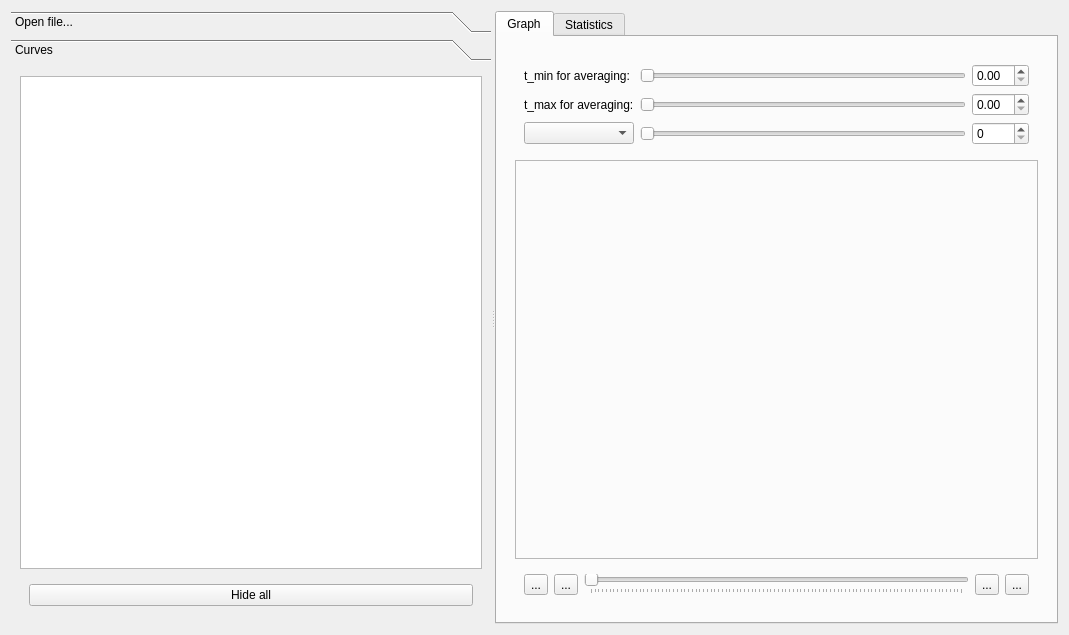
<?xml version="1.0" encoding="UTF-8"?>
<ui version="4.0">
 <class>gmx_extract_energy</class>
 <widget class="QWidget" name="gmx_extract_energy">
  <property name="geometry">
   <rect>
    <x>0</x>
    <y>0</y>
    <width>1069</width>
    <height>635</height>
   </rect>
  </property>
  <property name="sizePolicy">
   <sizepolicy hsizetype="Preferred" vsizetype="Expanding">
    <horstretch>0</horstretch>
    <verstretch>0</verstretch>
   </sizepolicy>
  </property>
  <property name="windowTitle">
   <string>gmx_extract_energy</string>
  </property>
     <layout class="QVBoxLayout" name="verticalLayout_7">
   <item>
    <widget class="QSplitter" name="splitter">
     <property name="orientation">
      <enum>Qt::Horizontal</enum>
     </property>
     <widget class="QToolBox" name="toolBox">
      <property name="currentIndex">
       <number>1</number>
      </property>
      <widget class="QWidget" name="pageOpenFile">
       <property name="geometry">
        <rect>
         <x>0</x>
         <y>0</y>
            <width>473</width>
            <height>555</height>
        </rect>
       </property>
       <attribute name="label">
        <string>Open file...</string>
       </attribute>
       <layout class="QVBoxLayout" name="verticalLayout_3">
        <item>
         <widget class="QTreeView" name="treeViewOpenFile"/>
        </item>
       </layout>
      </widget>
      <widget class="QWidget" name="pageCurves">
       <property name="geometry">
        <rect>
         <x>0</x>
         <y>0</y>
            <width>473</width>
            <height>555</height>
        </rect>
       </property>
       <attribute name="label">
        <string>Curves</string>
       </attribute>
       <layout class="QVBoxLayout" name="verticalLayout_2">
        <item>
         <widget class="QTreeView" name="treeViewCurves"/>
        </item>
        <item>
         <widget class="QWidget" name="widget_3" native="true">
          <layout class="QHBoxLayout" name="horizontalLayout_3">
           <item>
            <widget class="QPushButton" name="hideAllPushButton">
             <property name="text">
              <string>Hide all</string>
             </property>
            </widget>
           </item>
          </layout>
         </widget>
        </item>
       </layout>
      </widget>
     </widget>
        <widget class="QTabWidget" name="tabWidget">
            <property name="currentIndex">
                <number>0</number>
            </property>
            <widget class="QWidget" name="tab">
                <attribute name="title">
                    <string>Graph</string>
                </attribute>
                <layout class="QVBoxLayout" name="verticalLayout_6">
                    <item>
                        <widget class="QWidget" name="widget" native="true">
                            <property name="sizePolicy">
                                <sizepolicy hsizetype="Preferred" vsizetype="Expanding">
                                    <horstretch>0</horstretch>
                                    <verstretch>0</verstretch>
                                </sizepolicy>
                            </property>
                            <layout class="QVBoxLayout" name="verticalLayout">
                                <item>
                                    <widget class="QWidget" name="widget_4" native="true">
                                        <layout class="QGridLayout" name="gridLayout">
                                            <item row="0" column="0">
                                                <widget class="QLabel" name="label">
                                                    <property name="text">
                                                        <string>t_min for averaging:</string>
                                                    </property>
                                                </widget>
                                            </item>
                                            <item row="0" column="1">
                                                <widget class="QSlider" name="tminSlider">
                                                    <property name="orientation">
                                                        <enum>Qt::Horizontal</enum>
                                                    </property>
                                                </widget>
                                            </item>
                                            <item row="0" column="2">
                                                <widget class="QDoubleSpinBox" name="tminSpinBox"/>
                                            </item>
                                            <item row="1" column="0">
                                                <widget class="QLabel" name="label_2">
                                                    <property name="text">
                                                        <string>t_max for averaging:</string>
                                                    </property>
                                                </widget>
                                            </item>
                                            <item row="1" column="1">
                                                <widget class="QSlider" name="tmaxSlider">
                                                    <property name="orientation">
                                                        <enum>Qt::Horizontal</enum>
                                                    </property>
                                                </widget>
                                            </item>
                                            <item row="1" column="2">
                                                <widget class="QDoubleSpinBox" name="tmaxSpinBox"/>
                                            </item>
                                            <item row="2" column="1">
                                                <widget class="QSlider" name="smoothingSlider">
                                                    <property name="maximum">
                                                        <number>100</number>
                                                    </property>
                                                    <property name="orientation">
                                                        <enum>Qt::Horizontal</enum>
                                                    </property>
                                                </widget>
                                            </item>
                                            <item row="2" column="2">
                                                <widget class="QSpinBox" name="smoothingSpinBox"/>
                                            </item>
                                            <item row="2" column="0">
                                                <widget class="QComboBox" name="smoothingFunctionComboBox"/>
                                            </item>
                                        </layout>
                                    </widget>
                                </item>
                                <item>
                                    <widget class="QFrame" name="figureFrame">
                                        <property name="sizePolicy">
                                            <sizepolicy hsizetype="Preferred" vsizetype="Expanding">
                                                <horstretch>0</horstretch>
                                                <verstretch>0</verstretch>
                                            </sizepolicy>
                                        </property>
                                        <property name="frameShape">
                                            <enum>QFrame::StyledPanel</enum>
                                        </property>
                                        <property name="frameShadow">
                                            <enum>QFrame::Raised</enum>
                                        </property>
                                        <layout class="QVBoxLayout" name="verticalLayout_5">
                                            <item>
                                                <layout class="QVBoxLayout" name="verticalLayoutFigure"/>
                                            </item>
                                        </layout>
                                    </widget>
                                </item>
                                <item>
                                    <widget class="QWidget" name="widget_2" native="true">
                                        <property name="sizePolicy">
                                            <sizepolicy hsizetype="Preferred" vsizetype="Minimum">
                                                <horstretch>0</horstretch>
                                                <verstretch>0</verstretch>
                                            </sizepolicy>
                                        </property>
                                        <layout class="QHBoxLayout" name="horizontalLayout_2">
                                            <item>
                                                <widget class="QToolButton" name="toolButtonGoFirst">
                                                    <property name="text">
                                                        <string>...</string>
                                                    </property>
                                                    <property name="icon">
                                                        <iconset theme="go-first">
                                                            <normaloff>.</normaloff>.
                                                        </iconset>
                                                    </property>
                                                </widget>
                                            </item>
                                            <item>
                                                <widget class="QToolButton" name="toolButtonGoPrevious">
                                                    <property name="text">
                                                        <string>...</string>
                                                    </property>
                                                    <property name="icon">
                                                        <iconset theme="go-previous">
                                                            <normaloff>.</normaloff>.
                                                        </iconset>
                                                    </property>
                                                </widget>
                                            </item>
                                            <item>
                                                <widget class="QSlider" name="horizontalSliderCursor">
                                                    <property name="orientation">
                                                        <enum>Qt::Horizontal</enum>
                                                    </property>
                                                    <property name="tickPosition">
                                                        <enum>QSlider::TicksBelow</enum>
                                                    </property>
                                                </widget>
                                            </item>
                                            <item>
                                                <widget class="QToolButton" name="toolButtonGoNext">
                                                    <property name="text">
                                                        <string>...</string>
                                                    </property>
                                                    <property name="icon">
                                                        <iconset theme="go-next">
                                                            <normaloff>.</normaloff>.
                                                        </iconset>
                                                    </property>
                                                </widget>
                                            </item>
                                            <item>
                                                <widget class="QToolButton" name="toolButtonGoLast">
                                                    <property name="text">
                                                        <string>...</string>
                                                    </property>
                                                    <property name="icon">
                                                        <iconset theme="go-last">
                                                            <normaloff>.</normaloff>.
                                                        </iconset>
                                                    </property>
                                                </widget>
                                            </item>
                                        </layout>
                                    </widget>
                                </item>
                            </layout>
                        </widget>
                    </item>
                </layout>
            </widget>
            <widget class="QWidget" name="tab_2">
                <attribute name="title">
                    <string>Statistics</string>
                </attribute>
                <layout class="QVBoxLayout" name="verticalLayout_8">
                    <item>
                        <widget class="QTreeView" name="statisticsTreeView">
                            <property name="alternatingRowColors">
                                <bool>true</bool>
                            </property>
                        </widget>
                    </item>
                </layout>
            </widget>
     </widget>
    </widget>
   </item>
  </layout>
 </widget>
 <resources/>
 <connections/>
</ui>
